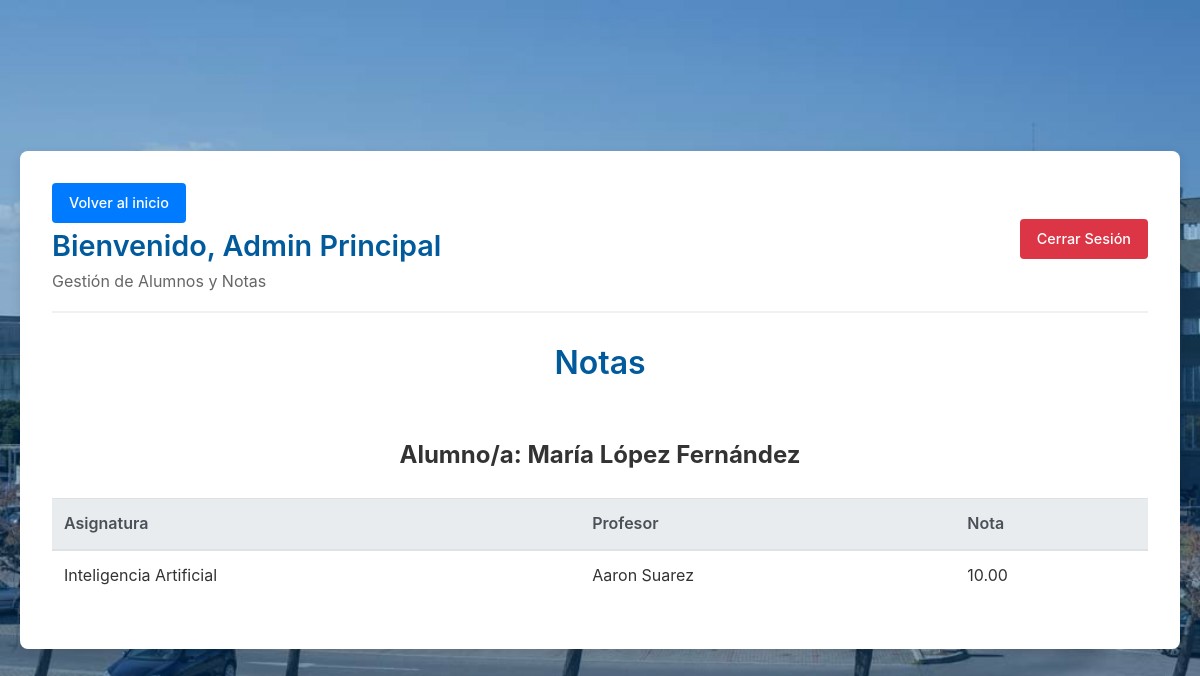
Page /view/ver_alumno.php?id=2 (signed in) on the committed database.
### tables this page shows
CREATE TABLE IF NOT EXISTS tbl_asignaturas (
    id INT AUTO_INCREMENT PRIMARY KEY,
    nombre VARCHAR(150) NOT NULL,
    id_grado INT NOT NULL,
    curso ENUM('1','2','3','4') NOT NULL,
    creditos INT DEFAULT 6
);

CREATE TABLE IF NOT EXISTS tbl_gestores (
    id INT AUTO_INCREMENT PRIMARY KEY,
    nombre VARCHAR(100) NOT NULL,
    email VARCHAR(100) NOT NULL UNIQUE,
    password VARCHAR(255) NOT NULL,
    rol ENUM('profesor','secretaria','direccion','administrador') DEFAULT 'profesor'
);

CREATE TABLE IF NOT EXISTS tbl_notas (
    id INT AUTO_INCREMENT PRIMARY KEY,
    id_alumno INT NOT NULL,
    id_asignatura INT NOT NULL,
    convocatoria ENUM('ordinaria','extraordinaria'),
    nota DECIMAL(4,2)
);

### view/ver_alumno.php (the view, shortened to what this page needs)
<?php
if (!isset($_SESSION['logeado']) || $_SESSION['logeado'] !== true) {
    header('Location: ./login.php');
    exit();
} else {
    if (!isset($_GET['id'])) {
        header('Location: ./index.php?error=Necesitas el id del alumno para ver sus notas');
        exit();
    } else {
        require_once '../conexion/connection.php';
        $id_alumno = $_GET['id'];
        $sql_nombre = "SELECT CONCAT(nombre, ' ', apellido1, ' ', apellido2) FROM tbl_alumnos WHERE id = ?";
        $stmt_nombre = $conn->prepare($sql_nombre);
        $stmt_nombre->execute([$id_alumno]);
        $alumno_nombre = $stmt_nombre->fetchColumn();
        $sql = "SELECT  tas.nombre AS asignatura, tn.nota as nota, tg.nombre AS profesor FROM tbl_alumnos ta INNER JOIN tbl_notas tn ON ta.id = tn.id_alumno Inner Join tbl_asignaturas tas ON tn.id_asignatura = tas.id INNER JOIN tbl_profesor_asignatura tpa on tas.id = tpa.id_asignatura INNER JOIN tbl_gestores tg ON tpa.id_profesor = tg.id WHERE ta.id = ? and tn.nota IS NOT NULL";
        $stmt = $conn->prepare($sql);
        $stmt->execute([$id_alumno]);
        $alumno = $stmt->fetchAll(PDO::FETCH_ASSOC);
?>
        <!DOCTYPE html>
        <html lang="es">
        <head>
            <link rel="stylesheet" href="../css/style.css">
        </head>
        <body>
            <div class="dashboard-container">
                <div class="dashboard-header">
                    <div>
                        <a class="btn btn-primary" href="../index.php">Volver al inicio</a>
                        <h1>Bienvenido, <?php echo htmlspecialchars($_SESSION['user_nombre']); ?></h1>
                        <p>Gestión de Alumnos y Notas</p>
                    </div>
                    <div>
                        <a href="../proc/logout.php" class="btn btn-danger">Cerrar Sesión</a>
                    </div>
                </div>
                <h1>Notas</h1>
                <h2 class="centrar">Alumno/a: <?php echo htmlspecialchars($alumno_nombre); ?></h2>
                <?php if (count($alumno) > 0): ?>
                    <div class="table-responsive">
                        <table class="table">
                            <thead>
                                <tr>
                                    <th class="centrar">Asignatura</th>
                                    <th class="centrar">Profesor</th>
                                    <th class="centrar">Nota</th>
                                </tr>
                            </thead>
                            <tbody>
                                <?php foreach ($alumno as $nota): ?>
                                    <tr>
                                        <td><?php echo htmlspecialchars($nota['asignatura']); ?></td>
                                        <td><?php echo htmlspecialchars($nota['profesor']); ?></td>
                                        <td><?php echo htmlspecialchars($nota['nota']); ?></td>
                                    </tr>
                                <?php endforeach; ?>
                            </tbody>
                        </table>
                    </div>
                <?php else: ?>
                    <p>No tiene notas registradas.</p>
                <?php endif; ?>
        </body>
        </html>
<?php
    }
}
?>

### css/style.css (style rules this page uses)
* { margin: 0; padding: 0; box-sizing: border-box; }
body { font-family: -apple-system, BlinkMacSystemFont, "Segoe UI", Roboto, Helvetica, Arial, sans-serif; color: #333; line-height: 1.6; background-color: #f4f7f6; background-image: linear-gradient(rgba(0, 90, 156, 0.3), rgba(0, 90, 156, 0.3)), url('../img/escuela.jpg'); background-size: cover; background-position: center center; background-repeat: no-repeat; background-attachment: fixed; display: flex; justify-content: center; align-items: center; min-height: 100vh; padding: 20px; }
.centrar { text-align: center; }
h1 { text-align: center; color: #005A9C; margin-bottom: 1.5rem; font-weight: 600; }
a { color: #007BFF; text-decoration: none; transition: color 0.3s ease; }
.dashboard-container { width: 100%; max-width: 1200px; background: #fff; border-radius: 8px; box-shadow: 0 4px 12px rgba(0, 0, 0, 0.1); padding: 2rem; margin: 2rem auto; display: flex; flex-direction: column; gap: 1.5rem; }
.dashboard-header { display: flex; justify-content: space-between; align-items: center; border-bottom: 2px solid #f1f1f1; padding-bottom: 1rem; flex-wrap: wrap; gap: 1rem; }
.dashboard-header h1 { margin: 0; text-align: left; font-size: 1.8rem; }
.dashboard-header p { color: #666; margin: 0; }
.btn { display: inline-block; padding: 0.5rem 1rem; border-radius: 4px; text-decoration: none; font-weight: 500; cursor: pointer; transition: background-color 0.2s; border: 1px solid transparent; font-size: 0.9rem; text-align: center; font-family: inherit; line-height: 1.5; vertical-align: middle; }
.btn-primary { background-color: #007BFF; color: white; }
.btn-danger { background-color: #dc3545; color: white; }
.table-responsive { overflow-x: auto; }
.table { width: 100%; border-collapse: collapse; margin-bottom: 1rem; background-color: transparent; }
.table th, .table td { padding: 0.75rem; vertical-align: top; border-top: 1px solid #dee2e6; text-align: left; }
.table th { vertical-align: bottom; border-bottom: 2px solid #dee2e6; background-color: #e9ecef; color: #495057; font-weight: 600; }
.table tbody tr { animation: fadeInUp 0.5s ease-out backwards; }
.table tbody tr:nth-child(1) { animation-delay: 0.1s; }

### rows in the picture
tbl_asignaturas: nombre "Inteligencia Artificial", tbl_gestores.nombre "Aaron Suarez", tbl_notas.nota "10.00"

### other values in the picture
$_SESSION['user_nombre'] "Admin Principal"
$alumno_nombre "María López Fernández"
